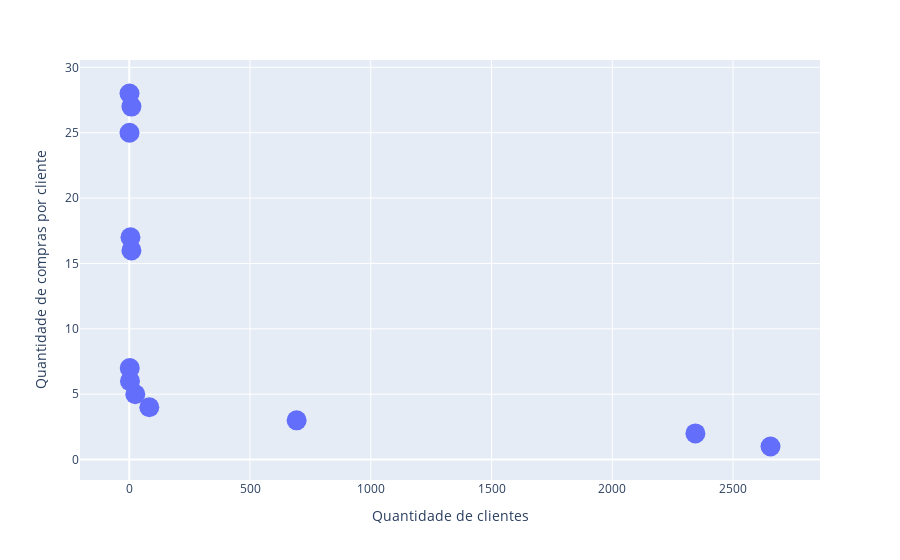

The code cell stored with this chart in its notebook:
### Code cell
fig = px.scatter(x=chart_data_3, y=chart_data_3.index)
fig.update_yaxes(title="Quantidade de compras por cliente")
fig.update_xaxes(title="Quantidade de clientes")
fig.update_traces(marker_size=20)
fig.show()

### Figure 1 — Plotly figure (JSON) as saved in the notebook; plotly's stock layout.template omitted (floating-point values rounded to 4 significant figures)
{"data": [{"hovertemplate": "x=%{x}<br>y=%{y}<extra></extra>", "legendgroup": "", "marker": {"color": "#636efa", "size": 20, "symbol": "circle"}, "mode": "markers", "name": "", "orientation": "v", "showlegend": false, "type": "scatter", "x": [2655, 2344, 693, 83, 25, 3, 2, 9, 5, 1, 9, 1], "xaxis": "x", "y": [1, 2, 3, 4, 5, 6, 7, 16, 17, 25, 27, 28], "yaxis": "y"}], "layout": {"legend": {"tracegroupgap": 0}, "margin": {"t": 60}, "xaxis": {"anchor": "y", "domain": [0, 1], "title": {"text": "Quantidade de clientes"}}, "yaxis": {"anchor": "x", "domain": [0, 1], "title": {"text": "Quantidade de compras por cliente"}}}}
